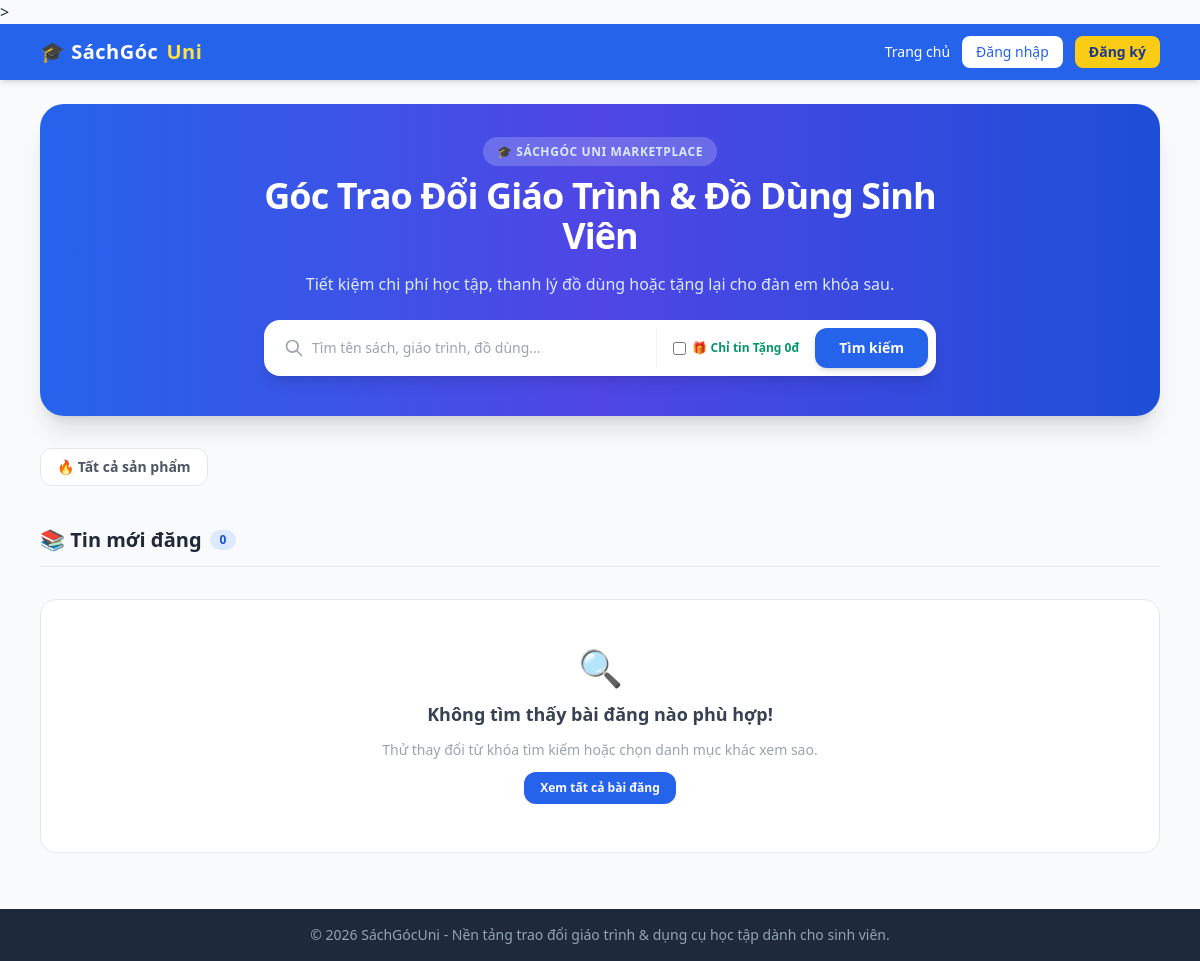
/?cat=2, run on an earlier commit of the app's database.
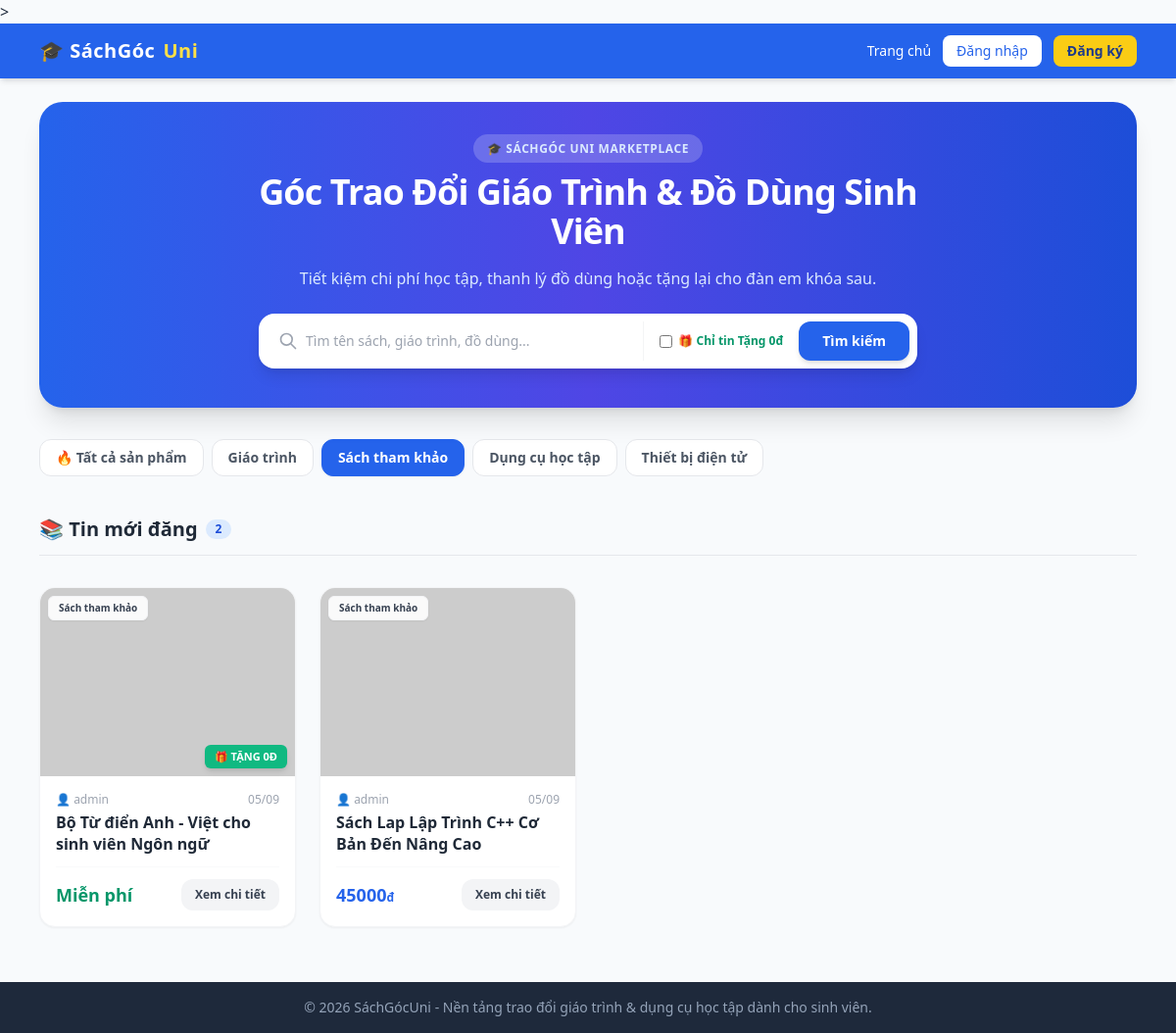
And on a later commit of the database.
### app_main/models.py (models this page shows, shortened)
class Category(models.Model):
    name = models.CharField(max_length=100, verbose_name="Tên danh mục")
    slug = models.SlugField(unique=True, verbose_name="Đường dẫn (Slug)")
    class Meta:
        verbose_name = "Danh mục"
        verbose_name_plural = "1. Danh mục sản phẩm"

class Post(models.Model):
    CONDITION_CHOICES = [
        ('NEW', 'Mới (100%)'),
        ('LIKE_NEW', 'Như mới (90-99%)'),
        ('GOOD', 'Tốt (70-89%)'),
        ('USED', 'Cũ (Dưới 70%)'),
    ]
    title = models.CharField(max_length=200, verbose_name="Tiêu đề")
    seller = models.ForeignKey(User, on_delete=models.CASCADE, related_name='posts', verbose_name="Người đăng")
    category = models.ForeignKey(Category, on_delete=models.SET_NULL, null=True, verbose_name="Danh mục")
    course_code = models.CharField(max_length=50, blank=True, verbose_name="Mã học phần / Tên môn")
    faculty = models.CharField(max_length=100, blank=True, verbose_name="Khoa / Ngành")
    price = models.DecimalField(max_digits=10, decimal_places=0, default=0, verbose_name="Giá bán (VNĐ)")
    is_free = models.BooleanField(default=False, verbose_name="Tặng miễn phí (0đ)")
    condition = models.CharField(max_length=20, choices=CONDITION_CHOICES, default='GOOD', verbose_name="Tình trạng")
    description = models.TextField(verbose_name="Mô tả chi tiết")
    image = models.ImageField(upload_to='posts/', blank=True, null=True, verbose_name="Ảnh sản phẩm")
    is_sold = models.BooleanField(default=False, verbose_name="Đã bán")
    created_at = models.DateTimeField(auto_now_add=True, verbose_name="Ngày đăng")
    wishlist = models.ManyToManyField(User, related_name='favorite_posts', blank=True, verbose_name="Lượt yêu thích")
    class Meta:
        verbose_name = "Bài đăng"
        verbose_name_plural = "2. Quản lý bài đăng"
    class Meta:
        verbose_name = "Bài đăng"
        verbose_name_plural = "2. Quản lý bài đăng"

### app_main/views.py (the view)
# urls.py: path('', views.home, name='home'),
def home(request):
    posts = Post.objects.all().order_by('-created_at')
    categories = Category.objects.all()
    query = request.GET.get('q', '')
    if query:
        posts = posts.filter(title__icontains=query)
    cat_param = request.GET.get('cat') or request.GET.get('category')
    if cat_param and cat_param != 'all':
        if cat_param.isdigit():
            posts = posts.filter(category_id=int(cat_param))
        else:
            posts = posts.filter(category__name__icontains=cat_param)
    is_free = request.GET.get('free')
    if is_free == '1':
        posts = posts.filter(is_free=True)
    context = {
        'posts': posts,
        'categories': categories,
        'query': query,
        'cat_id': cat_param,
        'selected_category': cat_param,
        'free_only': is_free == '1',
    }
    return render(request, 'app_main/home.html', context)

### app_main/templates/app_main/home.html (shortened to what the changed rows need)
{% extends 'app_main/base.html' %}
{% block content %}
<div class="space-y-8">
    <div class="relative bg-gradient-to-r from-blue-600 via-indigo-600 to-blue-700 text-white rounded-3xl p-8 md:p-10 shadow-xl overflow-hidden">
        <div class="relative z-10 max-w-2xl mx-auto text-center space-y-4">
            <h1 class="text-3xl md:text-4xl font-black tracking-tight">
                Góc Trao Đổi Giáo Trình & Đồ Dùng Sinh Viên
            </h1>
        </div>
    </div>
    <div class="flex items-center gap-2 overflow-x-auto pb-2 scrollbar-none">
        <a href="{% url 'home' %}" class="px-4 py-2 rounded-xl text-sm font-semibold whitespace-nowrap transition-all border {% if not cat_id or cat_id == 'all' %}bg-blue-600 text-white border-blue-600 shadow-sm{% else %}bg-white text-gray-600 border-gray-200 hover:bg-gray-50{% endif %}">
            🔥 Tất cả sản phẩm
        </a>
        {% for cat in categories %}
            <a href="?cat={{ cat.id }}{% if query %}&q={{ query }}{% endif %}{% if free_only %}&free=1{% endif %}"
               class="px-4 py-2 rounded-xl text-sm font-semibold whitespace-nowrap transition-all border {% if cat_id == cat.id|stringformat:'i' or cat_id == cat.id|stringformat:'s' %}bg-blue-600 text-white border-blue-600 shadow-sm{% else %}bg-white text-gray-600 border-gray-200 hover:bg-gray-50{% endif %}">
                {{ cat.name }}
            </a>
        {% endfor %}
    </div>
    <div class="flex justify-between items-center border-b pb-3">
        <h2 class="text-xl font-bold text-gray-800 flex items-center gap-2">
            <span>📚 Tin mới đăng</span>
            <span class="text-xs bg-blue-100 text-blue-700 px-2.5 py-0.5 rounded-full font-extrabold">{{ posts|length }}</span>
        </h2>
    </div>
    <div class="grid grid-cols-1 sm:grid-cols-2 md:grid-cols-3 lg:grid-cols-4 gap-6">
        {% for post in posts %}
            <div class="group bg-white rounded-2xl shadow-sm border border-gray-100 overflow-hidden hover:shadow-xl hover:-translate-y-1 transition-all duration-200 flex flex-col relative">
                <div class="relative h-48 w-full bg-gray-100 overflow-hidden">
                    {% if post.image %}
                        <img src="{{ post.image.url }}" alt="{{ post.title }}" class="h-full w-full object-cover group-hover:scale-105 transition-transform duration-300">
                    {% else %}
                        <img src="https://picsum.photos/seed/{{ post.id }}/500/300" alt="{{ post.title }}" class="h-full w-full object-cover group-hover:scale-105 transition-transform duration-300">
                    {% endif %}
                    <div class="absolute top-2 left-2 flex flex-col gap-1">
                        <span class="bg-white/90 backdrop-blur-md text-gray-700 text-[10px] font-bold px-2.5 py-1 rounded-md shadow-sm border border-gray-100">
                            {{ post.category.name|default:"Khác" }}
                        </span>
                    </div>
                    {% if post.is_free or post.price == 0 %}
                        <span class="absolute bottom-2 right-2 bg-emerald-500 text-white text-[11px] font-black px-2.5 py-1 rounded-md shadow-md uppercase">
                            🎁 Tặng 0đ
                        </span>
                    {% endif %}
                </div>
                <div class="p-4 flex-1 flex flex-col justify-between space-y-3">
                    <div>
                        <div class="flex justify-between items-center text-xs text-gray-400 mb-1">
                            <span class="font-medium">👤 {{ post.seller.username }}</span>
                            <span>{{ post.created_at|date:"d/m" }}</span>
                        </div>
                        <h3 class="font-bold text-gray-800 text-base leading-snug line-clamp-2 group-hover:text-blue-600 transition-colors">
                            <a href="{% url 'post_detail' post.pk %}">{{ post.title }}</a>
                        </h3>
                    </div>
                    <div class="pt-3 border-t border-gray-50 flex items-center justify-between">
                        <div>
                            {% if post.is_free or post.price == 0 %}
                                <span class="text-emerald-600 font-black text-lg">Miễn phí</span>
                            {% else %}
                                <span class="text-blue-600 font-black text-lg">{{ post.price|floatformat:0 }}<span class="text-xs font-bold">đ</span></span>
                            {% endif %}
                        </div>
                        <a href="{% url 'post_detail' post.pk %}" class="bg-gray-100 group-hover:bg-blue-600 group-hover:text-white text-gray-700 text-xs font-bold px-3.5 py-2 rounded-xl transition-colors">
                            Xem chi tiết
                        </a>
                    </div>
                </div>
            </div>
        {% empty %}
            <div class="col-span-full bg-white rounded-2xl p-12 text-center border space-y-3">
                <div class="text-4xl">🔍</div>
                <h3 class="text-lg font-bold text-gray-700">Không tìm thấy bài đăng nào phù hợp!</h3>
                <p class="text-sm text-gray-400">Thử thay đổi từ khóa tìm kiếm hoặc chọn danh mục khác xem sao.</p>
                <a href="{% url 'home' %}" class="inline-block bg-blue-600 text-white text-xs font-bold px-4 py-2 rounded-xl hover:bg-blue-700">Xem tất cả bài đăng</a>
            </div>
        {% endfor %}
    </div>
</div>
{% endblock %}

What changed in the data, as far as the page shows it:
added Category: name "Giáo trình"
added Category: name "Sách tham khảo"
added Category: name "Dụng cụ học tập"
added Category: name "Thiết bị điện tử"
added Post: category.name "Sách tham khảo", is_free "🎁 TẶNG 0Đ", seller.username "admin", created_at "05/09", title "Bộ Từ điển Anh - Việt cho sinh viên Ngôn ngữ"
added Post: category.name "Sách tham khảo", seller.username "admin", created_at "05/09", title "Sách Lap Lập Trình C++ Cơ Bản Đến Nâng Cao", price "45000"
Also different on the page:
{{ posts|length }}: "0" → "2"
text no longer shown: "🔍 Không tìm thấy bài đăng nào phù hợp! Thử thay đổi từ khóa tìm kiếm hoặc chọn danh mục khác xem sao. Xem tất cả bài đăng"
